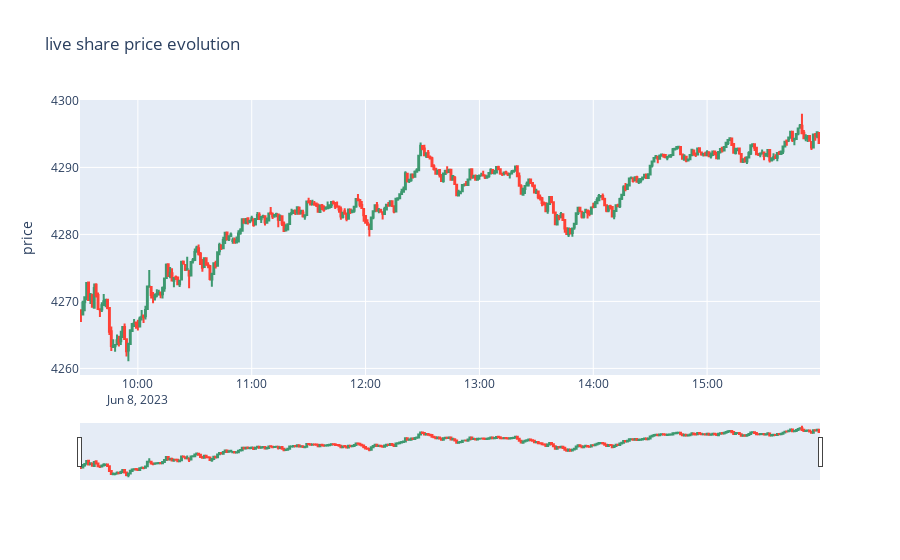

This figure's notebook cell:
### Code cell
# Interval required 5 minutes
data = yf.download(tickers='^spx', period='1d', interval='1m')

# declare figure
fig = go.Figure()

# Candlestick
fig.add_trace(go.Candlestick(x=data.index,
                             open=data['Open'],
                             high=data['High'],
                             low=data['Low'],
                             close=data['Close'], name='market data'))

# Add titles
fig.update_layout(
    title='live share price evolution',
    yaxis_title='price')

# Show
fig.show()

### Figure 1 — Plotly figure (JSON) as saved in the notebook; plotly's stock layout.template omitted (floating-point values rounded to 4 significant figures; data arrays with more than 128 entries replaced by an {"elided": "..."} marker saying what was removed)
{"data": [{"close": {"elided": "390 float values"}, "high": {"elided": "390 float values"}, "low": {"elided": "390 float values"}, "name": "market data", "open": {"elided": "390 float values"}, "type": "candlestick", "x": {"elided": "390 str values"}}], "layout": {"title": {"text": "live share price evolution"}, "yaxis": {"title": {"text": "price"}}}}
